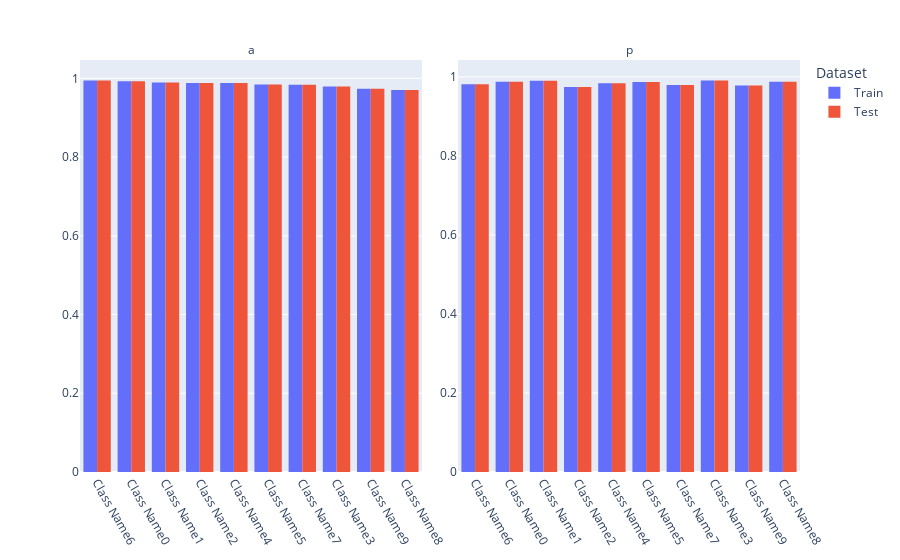

Notebook code for this chart:
### Markdown cell above
### Run the check <a name='run_check_c'></a>

### Code cell
check = ClassPerformance(alternative_metrics={"p": Precision(), 'a': Recall()})
check.run(train_ds, test_ds, mnist_model)

### Figure 1 — Plotly figure (JSON) as saved in the notebook; plotly's stock layout.template omitted (floating-point values rounded to 4 significant figures)
{"data": [{"alignmentgroup": "True", "bingroup": "x", "histfunc": "sum", "hovertemplate": "Dataset=Train<br>Metric=a<br>Class Name=%{x}<br>sum of Value=%{y}<extra></extra>", "legendgroup": "Train", "marker": {"color": "#636efa", "pattern": {"shape": ""}}, "name": "Train", "offsetgroup": "Train", "orientation": "v", "showlegend": true, "type": "histogram", "x": ["6", "0", "1", "2", "4", "5", "7", "3", "9", "8"], "xaxis": "x", "y": [0.9942, 0.9923, 0.9891, 0.9881, 0.988, 0.984, 0.9835, 0.9794, 0.9737, 0.9704], "yaxis": "y"}, {"alignmentgroup": "True", "bingroup": "x", "histfunc": "sum", "hovertemplate": "Dataset=Train<br>Metric=p<br>Class Name=%{x}<br>sum of Value=%{y}<extra></extra>", "legendgroup": "Train", "marker": {"color": "#636efa", "pattern": {"shape": ""}}, "name": "Train", "offsetgroup": "Train", "orientation": "v", "showlegend": false, "type": "histogram", "x": ["3", "1", "8", "0", "5", "4", "6", "7", "9", "2"], "xaxis": "x2", "y": [0.9908, 0.9906, 0.9881, 0.9879, 0.9873, 0.9841, 0.9813, 0.9799, 0.9783, 0.9749], "yaxis": "y2"}, {"alignmentgroup": "True", "bingroup": "x", "histfunc": "sum", "hovertemplate": "Dataset=Test<br>Metric=a<br>Class Name=%{x}<br>sum of Value=%{y}<extra></extra>", "legendgroup": "Test", "marker": {"color": "#EF553B", "pattern": {"shape": ""}}, "name": "Test", "offsetgroup": "Test", "orientation": "v", "showlegend": true, "type": "histogram", "x": ["6", "0", "1", "2", "4", "5", "7", "3", "9", "8"], "xaxis": "x", "y": [0.9942, 0.9923, 0.9891, 0.9881, 0.988, 0.984, 0.9835, 0.9794, 0.9737, 0.9704], "yaxis": "y"}, {"alignmentgroup": "True", "bingroup": "x", "histfunc": "sum", "hovertemplate": "Dataset=Test<br>Metric=p<br>Class Name=%{x}<br>sum of Value=%{y}<extra></extra>", "legendgroup": "Test", "marker": {"color": "#EF553B", "pattern": {"shape": ""}}, "name": "Test", "offsetgroup": "Test", "orientation": "v", "showlegend": false, "type": "histogram", "x": ["3", "1", "8", "0", "5", "4", "6", "7", "9", "2"], "xaxis": "x2", "y": [0.9908, 0.9906, 0.9881, 0.9879, 0.9873, 0.9841, 0.9813, 0.9799, 0.9783, 0.9749], "yaxis": "y2"}], "layout": {"annotations": [{"font": {}, "showarrow": false, "text": "a", "x": 0.2375, "xanchor": "center", "xref": "paper", "y": 1, "yanchor": "bottom", "yref": "paper"}, {"font": {}, "showarrow": false, "text": "p", "x": 0.7625, "xanchor": "center", "xref": "paper", "y": 1, "yanchor": "bottom", "yref": "paper"}], "autosize": true, "barmode": "group", "legend": {"title": {"text": "Dataset"}, "tracegroupgap": 0}, "margin": {"t": 60}, "xaxis": {"anchor": "y", "autorange": true, "domain": [0, 0.475], "range": [-0.5, 9.5], "tickangle": 60, "tickprefix": "Class Name", "title": {}, "type": "category"}, "xaxis2": {"anchor": "y2", "autorange": true, "domain": [0.525, 1], "matches": "x", "range": [-0.5, 9.5], "tickangle": 60, "tickprefix": "Class Name", "title": {}, "type": "category"}, "yaxis": {"anchor": "x", "autorange": true, "domain": [0, 1], "range": [0, 1.047], "showticklabels": true, "title": {}, "type": "linear"}, "yaxis2": {"anchor": "x2", "autorange": true, "domain": [0, 1], "range": [0, 1.043], "showticklabels": true, "title": {}, "type": "linear"}}}
